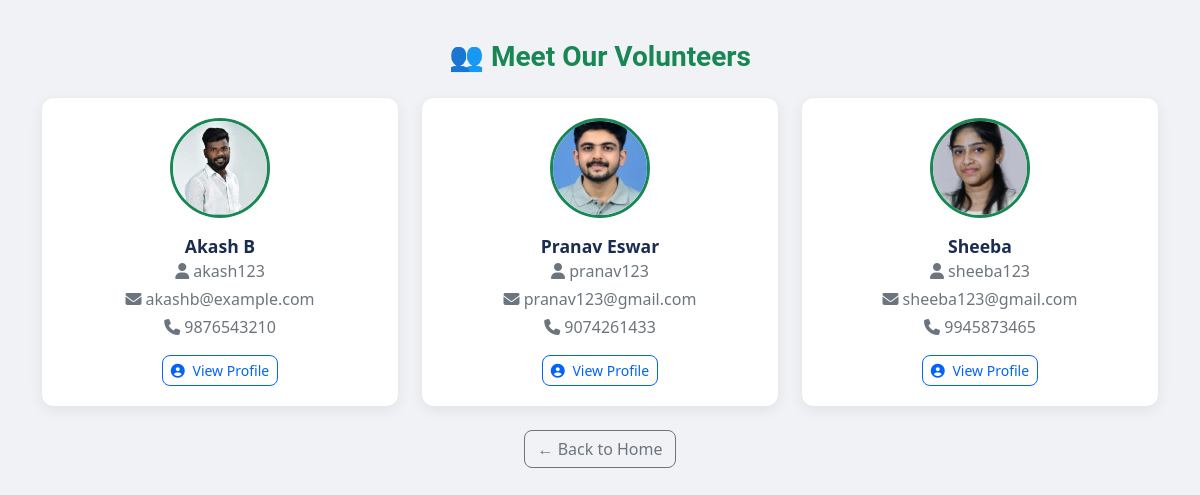
Page /user/registered_volunteers.php on the earlier database version.
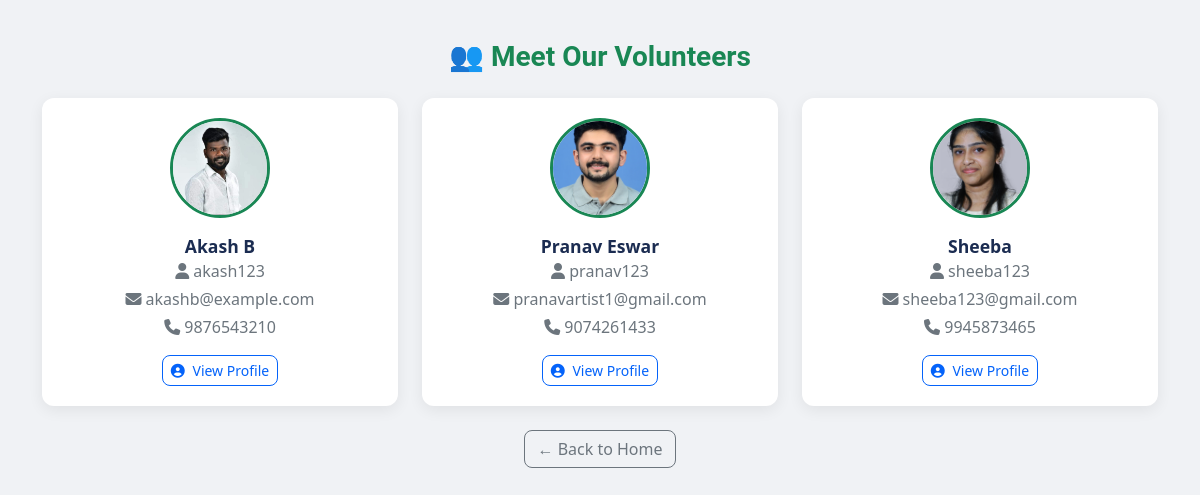
Same page on the later database version.
### tables this page shows
CREATE TABLE `users` (
  `id` int(11) NOT NULL,
  `username` varchar(100) NOT NULL,
  `photo` varchar(255) DEFAULT NULL,
  `password_hash` varchar(255) NOT NULL,
  `role` enum('admin','volunteer') NOT NULL,
  `created_at` timestamp NOT NULL DEFAULT current_timestamp(),
  `full_name` varchar(100) DEFAULT NULL,
  `email` varchar(100) DEFAULT NULL,
  `phone` varchar(20) DEFAULT NULL,
  `address` text DEFAULT NULL,
  `status` tinyint(1) NOT NULL DEFAULT 0 COMMENT '0=pending, 1=approved, 2=declined'
);

### user/registered_volunteers.php (the view, shortened to what this page needs)
<?php
include __DIR__ . '/../config/db.php';
$result = $conn->query("SELECT * FROM users WHERE role = 'volunteer'");
?>
<!DOCTYPE html>
<html lang="en">
<head>
  <link rel="stylesheet" href="/ReliefLink/assets/css/bootstrap.min.css">
  <link rel="stylesheet" href="https://cdnjs.cloudflare.com/ajax/libs/font-awesome/6.4.0/css/all.min.css">
</head>
<body>
<div class="container">
  <h3 class="mb-4 text-success text-center">👥 Meet Our Volunteers</h3>
  <?php if ($result && $result->num_rows > 0): ?>
    <div class="row g-4">
      <?php while ($row = $result->fetch_assoc()):
        $photoFile = $row['photo'] ?? 'default.jpg';
        $photoPath = "/ReliefLink/assets/images/volunteers/" . basename($photoFile);
        $name = $row['full_name'] ?? $row['username'];
        $username = htmlspecialchars($row['username']);
      ?>
        <div class="col-lg-4 col-md-6 col-sm-12">
          <div class="volunteer-card">
            <img src="<?= htmlspecialchars($photoPath) ?>" alt="Volunteer Photo" class="volunteer-img"
                 onerror="this.onerror=null;this.src='/ReliefLink/assets/images/default.jpg';">
            <div class="volunteer-name text-dark"><?= htmlspecialchars($name) ?></div>
            <p class="text-muted mb-1"><i class="fa fa-user"></i> <?= $username ?></p>
            <p class="text-muted mb-1"><i class="fa fa-envelope"></i> <?= htmlspecialchars($row['email'] ?? '-') ?></p>
            <p class="text-muted mb-3"><i class="fa fa-phone"></i> <?= htmlspecialchars($row['phone'] ?? '-') ?></p>
            <div class="volunteer-actions">
              <a href="/ReliefLink/user/view_volunteers.php?username=<?= urlencode($username) ?>" class="btn btn-outline-primary btn-sm">
                <i class="fa fa-user-circle me-1"></i> View Profile
              </a>
            </div>
          </div>
        </div>
      <?php endwhile; ?>
    </div>
  <?php else: ?>
    <div class="alert alert-warning text-center">No volunteers found at this time.</div>
  <?php endif; ?>
  <div class="text-center mt-4">
    <a href="/ReliefLink/index.php" class="btn btn-outline-secondary">← Back to Home</a>
  </div>
</div>
</body>
</html>

### user/registered_volunteers.php (style rules this page uses)
body { background-color: #f0f2f5; font-family: 'Segoe UI', sans-serif; padding: 40px 20px; }
.volunteer-card { background: #fff; border-radius: 12px; box-shadow: 0 4px 15px rgba(0, 0, 0, 0.07); padding: 20px; text-align: center; transition: 0.3s; height: 100%; }
.volunteer-img { width: 100px; height: 100px; object-fit: cover; border-radius: 50%; border: 3px solid #198754; margin-bottom: 15px; }
.volunteer-name { font-weight: 600; font-size: 1.1rem; }
.volunteer-actions { margin-top: 15px; }

Differences in the rows shown:
changed users "Pranav Eswar": email "pranav123@gmail.com" → "pranavartist1@gmail.com"
